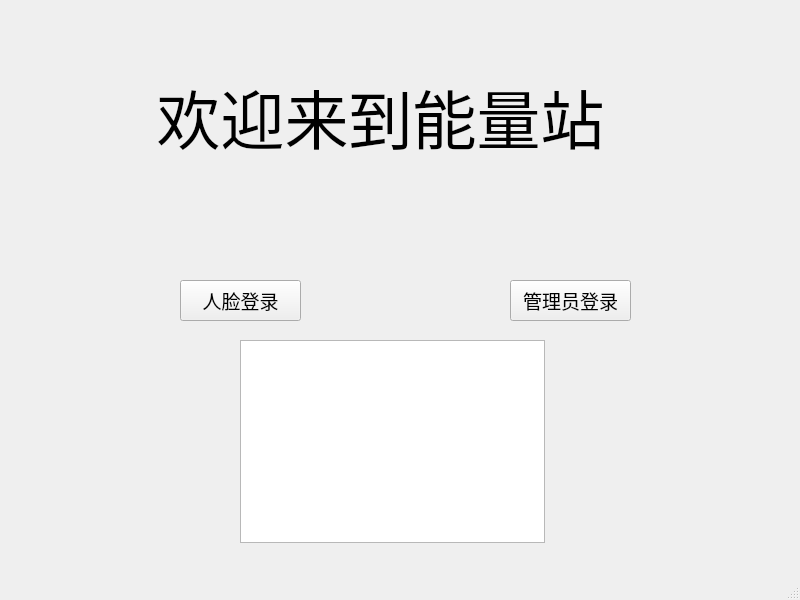
<?xml version="1.0" encoding="UTF-8"?>
<ui version="4.0">
 <class>MainWindow</class>
 <widget class="QMainWindow" name="MainWindow">
  <property name="geometry">
   <rect>
    <x>0</x>
    <y>0</y>
    <width>800</width>
    <height>600</height>
   </rect>
  </property>
  <property name="windowTitle">
   <string>MainWindow</string>
  </property>
  <widget class="QWidget" name="centralwidget">
   <widget class="QPushButton" name="face_login_btn">
    <property name="geometry">
     <rect>
      <x>180</x>
      <y>280</y>
      <width>121</width>
      <height>41</height>
     </rect>
    </property>
    <property name="font">
     <font>
      <family>微软雅黑</family>
      <pointsize>14</pointsize>
     </font>
    </property>
    <property name="text">
     <string>人脸登录</string>
    </property>
   </widget>
   <widget class="QLabel" name="label">
    <property name="geometry">
     <rect>
      <x>140</x>
      <y>40</y>
      <width>491</width>
      <height>151</height>
     </rect>
    </property>
    <property name="font">
     <font>
      <family>黑体</family>
      <pointsize>48</pointsize>
     </font>
    </property>
    <property name="text">
     <string> 欢迎来到能量站</string>
    </property>
   </widget>
   <widget class="QPushButton" name="admin_login_btn">
    <property name="geometry">
     <rect>
      <x>510</x>
      <y>280</y>
      <width>121</width>
      <height>41</height>
     </rect>
    </property>
    <property name="font">
     <font>
      <family>微软雅黑</family>
      <pointsize>14</pointsize>
     </font>
    </property>
    <property name="text">
     <string>管理员登录</string>
    </property>
   </widget>
   <widget class="QGraphicsView" name="graphicsView">
    <property name="geometry">
     <rect>
      <x>240</x>
      <y>340</y>
      <width>305</width>
      <height>203</height>
     </rect>
    </property>
   </widget>
  </widget>
  <widget class="QMenuBar" name="menubar">
   <property name="geometry">
    <rect>
     <x>0</x>
     <y>0</y>
     <width>800</width>
     <height>21</height>
    </rect>
   </property>
  </widget>
  <widget class="QStatusBar" name="statusbar"/>
 </widget>
 <resources/>
 <connections/>
</ui>
